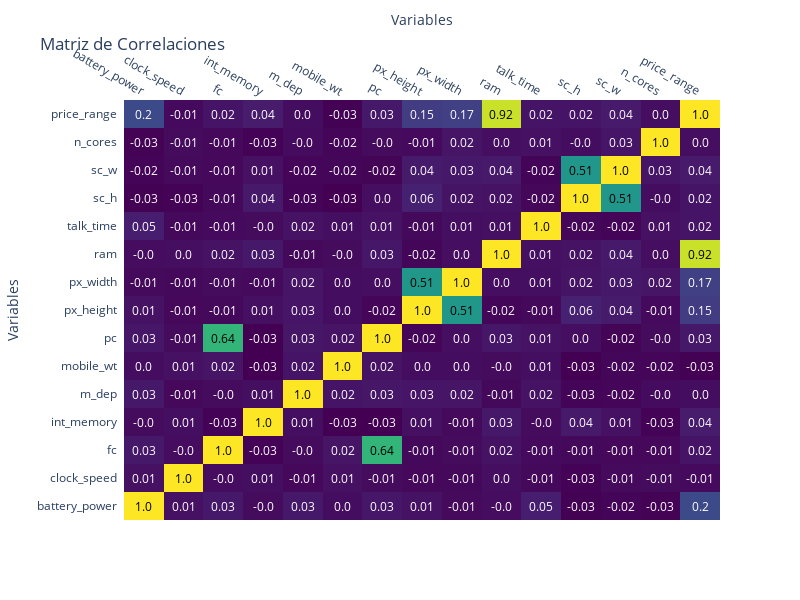

Here is the notebook cell this chart was saved with:
### Markdown cell above
Visualizamos una matriz de correlación entre las diferentes variables numéricas, lo que nos da una impresión rápida de las correlaciones más fuertes (colores más cercanos a un amarillo brillante).

### Code cell
correlation_matrix = df_combined.corr()

fig = ff.create_annotated_heatmap(z=correlation_matrix.values,
                                  x=correlation_matrix.columns.tolist(),
                                  y=correlation_matrix.columns.tolist(),
                                  colorscale='Viridis',
                                  annotation_text=correlation_matrix.values.round(2))

fig.update_layout(width=800, height=600)

fig.update_layout(title_text='Matriz de Correlaciones',
                  xaxis=dict(title='Variables'),
                  yaxis=dict(title='Variables'))


fig.show()

### Figure 1 — Plotly figure (JSON) as saved in the notebook; plotly's stock layout.template omitted (floating-point values rounded to 4 significant figures; data arrays with more than 128 entries replaced by an {"elided": "..."} marker saying what was removed)
{"data": [{"colorscale": [[0, "#440154"], [0.1111, "#482878"], [0.2222, "#3e4989"], [0.3333, "#31688e"], [0.4444, "#26828e"], [0.5556, "#1f9e89"], [0.6667, "#35b779"], [0.7778, "#6ece58"], [0.8889, "#b5de2b"], [1, "#fde725"]], "reversescale": false, "showscale": false, "type": "heatmap", "x": ["battery_power", "clock_speed", "fc", "int_memory", "m_dep", "mobile_wt", "pc", "px_height", "px_width", "ram", "talk_time", "sc_h", "sc_w", "n_cores", "price_range"], "y": ["battery_power", "clock_speed", "fc", "int_memory", "m_dep", "mobile_wt", "pc", "px_height", "px_width", "ram", "talk_time", "sc_h", "sc_w", "n_cores", "price_range"], "z": {"elided": "15x15 float values"}}], "layout": {"annotations": [{"font": {"color": "#000000"}, "showarrow": false, "text": "1.0", "x": "battery_power", "xref": "x", "y": "battery_power", "yref": "y"}, {"font": {"color": "#FFFFFF"}, "showarrow": false, "text": "0.01", "x": "clock_speed", "xref": "x", "y": "battery_power", "yref": "y"}, {"font": {"color": "#FFFFFF"}, "showarrow": false, "text": "0.03", "x": "fc", "xref": "x", "y": "battery_power", "yref": "y"}, {"font": {"color": "#FFFFFF"}, "showarrow": false, "text": "-0.0", "x": "int_memory", "xref": "x", "y": "battery_power", "yref": "y"}, {"font": {"color": "#FFFFFF"}, "showarrow": false, "text": "0.03", "x": "m_dep", "xref": "x", "y": "battery_power", "yref": "y"}, {"font": {"color": "#FFFFFF"}, "showarrow": false, "text": "0.0", "x": "mobile_wt", "xref": "x", "y": "battery_power", "yref": "y"}, {"font": {"color": "#FFFFFF"}, "showarrow": false, "text": "0.03", "x": "pc", "xref": "x", "y": "battery_power", "yref": "y"}, {"font": {"color": "#FFFFFF"}, "showarrow": false, "text": "0.01", "x": "px_height", "xref": "x", "y": "battery_power", "yref": "y"}, {"font": {"color": "#FFFFFF"}, "showarrow": false, "text": "-0.01", "x": "px_width", "xref": "x", "y": "battery_power", "yref": "y"}, {"font": {"color": "#FFFFFF"}, "showarrow": false, "text": "-0.0", "x": "ram", "xref": "x", "y": "battery_power", "yref": "y"}, {"font": {"color": "#FFFFFF"}, "showarrow": false, "text": "0.05", "x": "talk_time", "xref": "x", "y": "battery_power", "yref": "y"}, {"font": {"color": "#FFFFFF"}, "showarrow": false, "text": "-0.03", "x": "sc_h", "xref": "x", "y": "battery_power", "yref": "y"}, {"font": {"color": "#FFFFFF"}, "showarrow": false, "text": "-0.02", "x": "sc_w", "xref": "x", "y": "battery_power", "yref": "y"}, {"font": {"color": "#FFFFFF"}, "showarrow": false, "text": "-0.03", "x": "n_cores", "xref": "x", "y": "battery_power", "yref": "y"}, {"font": {"color": "#FFFFFF"}, "showarrow": false, "text": "0.2", "x": "price_range", "xref": "x", "y": "battery_power", "yref": "y"}, {"font": {"color": "#FFFFFF"}, "showarrow": false, "text": "0.01", "x": "battery_power", "xref": "x", "y": "clock_speed", "yref": "y"}, {"font": {"color": "#000000"}, "showarrow": false, "text": "1.0", "x": "clock_speed", "xref": "x", "y": "clock_speed", "yref": "y"}, {"font": {"color": "#FFFFFF"}, "showarrow": false, "text": "-0.0", "x": "fc", "xref": "x", "y": "clock_speed", "yref": "y"}, {"font": {"color": "#FFFFFF"}, "showarrow": false, "text": "0.01", "x": "int_memory", "xref": "x", "y": "clock_speed", "yref": "y"}, {"font": {"color": "#FFFFFF"}, "showarrow": false, "text": "-0.01", "x": "m_dep", "xref": "x", "y": "clock_speed", "yref": "y"}, {"font": {"color": "#FFFFFF"}, "showarrow": false, "text": "0.01", "x": "mobile_wt", "xref": "x", "y": "clock_speed", "yref": "y"}, {"font": {"color": "#FFFFFF"}, "showarrow": false, "text": "-0.01", "x": "pc", "xref": "x", "y": "clock_speed", "yref": "y"}, {"font": {"color": "#FFFFFF"}, "showarrow": false, "text": "-0.01", "x": "px_height", "xref": "x", "y": "clock_speed", "yref": "y"}, {"font": {"color": "#FFFFFF"}, "showarrow": false, "text": "-0.01", "x": "px_width", "xref": "x", "y": "clock_speed", "yref": "y"}, {"font": {"color": "#FFFFFF"}, "showarrow": false, "text": "0.0", "x": "ram", "xref": "x", "y": "clock_speed", "yref": "y"}, {"font": {"color": "#FFFFFF"}, "showarrow": false, "text": "-0.01", "x": "talk_time", "xref": "x", "y": "clock_speed", "yref": "y"}, {"font": {"color": "#FFFFFF"}, "showarrow": false, "text": "-0.03", "x": "sc_h", "xref": "x", "y": "clock_speed", "yref": "y"}, {"font": {"color": "#FFFFFF"}, "showarrow": false, "text": "-0.01", "x": "sc_w", "xref": "x", "y": "clock_speed", "yref": "y"}, {"font": {"color": "#FFFFFF"}, "showarrow": false, "text": "-0.01", "x": "n_cores", "xref": "x", "y": "clock_speed", "yref": "y"}, {"font": {"color": "#FFFFFF"}, "showarrow": false, "text": "-0.01", "x": "price_range", "xref": "x", "y": "clock_speed", "yref": "y"}, {"font": {"color": "#FFFFFF"}, "showarrow": false, "text": "0.03", "x": "battery_power", "xref": "x", "y": "fc", "yref": "y"}, {"font": {"color": "#FFFFFF"}, "showarrow": false, "text": "-0.0", "x": "clock_speed", "xref": "x", "y": "fc", "yref": "y"}, {"font": {"color": "#000000"}, "showarrow": false, "text": "1.0", "x": "fc", "xref": "x", "y": "fc", "yref": "y"}, {"font": {"color": "#FFFFFF"}, "showarrow": false, "text": "-0.03", "x": "int_memory", "xref": "x", "y": "fc", "yref": "y"}, {"font": {"color": "#FFFFFF"}, "showarrow": false, "text": "-0.0", "x": "m_dep", "xref": "x", "y": "fc", "yref": "y"}, {"font": {"color": "#FFFFFF"}, "showarrow": false, "text": "0.02", "x": "mobile_wt", "xref": "x", "y": "fc", "yref": "y"}, {"font": {"color": "#000000"}, "showarrow": false, "text": "0.64", "x": "pc", "xref": "x", "y": "fc", "yref": "y"}, {"font": {"color": "#FFFFFF"}, "showarrow": false, "text": "-0.01", "x": "px_height", "xref": "x", "y": "fc", "yref": "y"}, {"font": {"color": "#FFFFFF"}, "showarrow": false, "text": "-0.01", "x": "px_width", "xref": "x", "y": "fc", "yref": "y"}, {"font": {"color": "#FFFFFF"}, "showarrow": false, "text": "0.02", "x": "ram", "xref": "x", "y": "fc", "yref": "y"}, {"font": {"color": "#FFFFFF"}, "showarrow": false, "text": "-0.01", "x": "talk_time", "xref": "x", "y": "fc", "yref": "y"}, {"font": {"color": "#FFFFFF"}, "showarrow": false, "text": "-0.01", "x": "sc_h", "xref": "x", "y": "fc", "yref": "y"}, {"font": {"color": "#FFFFFF"}, "showarrow": false, "text": "-0.01", "x": "sc_w", "xref": "x", "y": "fc", "yref": "y"}, {"font": {"color": "#FFFFFF"}, "showarrow": false, "text": "-0.01", "x": "n_cores", "xref": "x", "y": "fc", "yref": "y"}, {"font": {"color": "#FFFFFF"}, "showarrow": false, "text": "0.02", "x": "price_range", "xref": "x", "y": "fc", "yref": "y"}, {"font": {"color": "#FFFFFF"}, "showarrow": false, "text": "-0.0", "x": "battery_power", "xref": "x", "y": "int_memory", "yref": "y"}, {"font": {"color": "#FFFFFF"}, "showarrow": false, "text": "0.01", "x": "clock_speed", "xref": "x", "y": "int_memory", "yref": "y"}, {"font": {"color": "#FFFFFF"}, "showarrow": false, "text": "-0.03", "x": "fc", "xref": "x", "y": "int_memory", "yref": "y"}, {"font": {"color": "#000000"}, "showarrow": false, "text": "1.0", "x": "int_memory", "xref": "x", "y": "int_memory", "yref": "y"}, {"font": {"color": "#FFFFFF"}, "showarrow": false, "text": "0.01", "x": "m_dep", "xref": "x", "y": "int_memory", "yref": "y"}, {"font": {"color": "#FFFFFF"}, "showarrow": false, "text": "-0.03", "x": "mobile_wt", "xref": "x", "y": "int_memory", "yref": "y"}, {"font": {"color": "#FFFFFF"}, "showarrow": false, "text": "-0.03", "x": "pc", "xref": "x", "y": "int_memory", "yref": "y"}, {"font": {"color": "#FFFFFF"}, "showarrow": false, "text": "0.01", "x": "px_height", "xref": "x", "y": "int_memory", "yref": "y"}, {"font": {"color": "#FFFFFF"}, "showarrow": false, "text": "-0.01", "x": "px_width", "xref": "x", "y": "int_memory", "yref": "y"}, {"font": {"color": "#FFFFFF"}, "showarrow": false, "text": "0.03", "x": "ram", "xref": "x", "y": "int_memory", "yref": "y"}, {"font": {"color": "#FFFFFF"}, "showarrow": false, "text": "-0.0", "x": "talk_time", "xref": "x", "y": "int_memory", "yref": "y"}, {"font": {"color": "#FFFFFF"}, "showarrow": false, "text": "0.04", "x": "sc_h", "xref": "x", "y": "int_memory", "yref": "y"}, {"font": {"color": "#FFFFFF"}, "showarrow": false, "text": "0.01", "x": "sc_w", "xref": "x", "y": "int_memory", "yref": "y"}, {"font": {"color": "#FFFFFF"}, "showarrow": false, "text": "-0.03", "x": "n_cores", "xref": "x", "y": "int_memory", "yref": "y"}, {"font": {"color": "#FFFFFF"}, "showarrow": false, "text": "0.04", "x": "price_range", "xref": "x", "y": "int_memory", "yref": "y"}, {"font": {"color": "#FFFFFF"}, "showarrow": false, "text": "0.03", "x": "battery_power", "xref": "x", "y": "m_dep", "yref": "y"}, {"font": {"color": "#FFFFFF"}, "showarrow": false, "text": "-0.01", "x": "clock_speed", "xref": "x", "y": "m_dep", "yref": "y"}, {"font": {"color": "#FFFFFF"}, "showarrow": false, "text": "-0.0", "x": "fc", "xref": "x", "y": "m_dep", "yref": "y"}, {"font": {"color": "#FFFFFF"}, "showarrow": false, "text": "0.01", "x": "int_memory", "xref": "x", "y": "m_dep", "yref": "y"}, {"font": {"color": "#000000"}, "showarrow": false, "text": "1.0", "x": "m_dep", "xref": "x", "y": "m_dep", "yref": "y"}, {"font": {"color": "#FFFFFF"}, "showarrow": false, "text": "0.02", "x": "mobile_wt", "xref": "x", "y": "m_dep", "yref": "y"}, {"font": {"color": "#FFFFFF"}, "showarrow": false, "text": "0.03", "x": "pc", "xref": "x", "y": "m_dep", "yref": "y"}, {"font": {"color": "#FFFFFF"}, "showarrow": false, "text": "0.03", "x": "px_height", "xref": "x", "y": "m_dep", "yref": "y"}, {"font": {"color": "#FFFFFF"}, "showarrow": false, "text": "0.02", "x": "px_width", "xref": "x", "y": "m_dep", "yref": "y"}, {"font": {"color": "#FFFFFF"}, "showarrow": false, "text": "-0.01", "x": "ram", "xref": "x", "y": "m_dep", "yref": "y"}, {"font": {"color": "#FFFFFF"}, "showarrow": false, "text": "0.02", "x": "talk_time", "xref": "x", "y": "m_dep", "yref": "y"}, {"font": {"color": "#FFFFFF"}, "showarrow": false, "text": "-0.03", "x": "sc_h", "xref": "x", "y": "m_dep", "yref": "y"}, {"font": {"color": "#FFFFFF"}, "showarrow": false, "text": "-0.02", "x": "sc_w", "xref": "x", "y": "m_dep", "yref": "y"}, {"font": {"color": "#FFFFFF"}, "showarrow": false, "text": "-0.0", "x": "n_cores", "xref": "x", "y": "m_dep", "yref": "y"}, {"font": {"color": "#FFFFFF"}, "showarrow": false, "text": "0.0", "x": "price_range", "xref": "x", "y": "m_dep", "yref": "y"}, {"font": {"color": "#FFFFFF"}, "showarrow": false, "text": "0.0", "x": "battery_power", "xref": "x", "y": "mobile_wt", "yref": "y"}, {"font": {"color": "#FFFFFF"}, "showarrow": false, "text": "0.01", "x": "clock_speed", "xref": "x", "y": "mobile_wt", "yref": "y"}, {"font": {"color": "#FFFFFF"}, "showarrow": false, "text": "0.02", "x": "fc", "xref": "x", "y": "mobile_wt", "yref": "y"}, {"font": {"color": "#FFFFFF"}, "showarrow": false, "text": "-0.03", "x": "int_memory", "xref": "x", "y": "mobile_wt", "yref": "y"}, {"font": {"color": "#FFFFFF"}, "showarrow": false, "text": "0.02", "x": "m_dep", "xref": "x", "y": "mobile_wt", "yref": "y"}, {"font": {"color": "#000000"}, "showarrow": false, "text": "1.0", "x": "mobile_wt", "xref": "x", "y": "mobile_wt", "yref": "y"}, {"font": {"color": "#FFFFFF"}, "showarrow": false, "text": "0.02", "x": "pc", "xref": "x", "y": "mobile_wt", "yref": "y"}, {"font": {"color": "#FFFFFF"}, "showarrow": false, "text": "0.0", "x": "px_height", "xref": "x", "y": "mobile_wt", "yref": "y"}, {"font": {"color": "#FFFFFF"}, "showarrow": false, "text": "0.0", "x": "px_width", "xref": "x", "y": "mobile_wt", "yref": "y"}, {"font": {"color": "#FFFFFF"}, "showarrow": false, "text": "-0.0", "x": "ram", "xref": "x", "y": "mobile_wt", "yref": "y"}, {"font": {"color": "#FFFFFF"}, "showarrow": false, "text": "0.01", "x": "talk_time", "xref": "x", "y": "mobile_wt", "yref": "y"}, {"font": {"color": "#FFFFFF"}, "showarrow": false, "text": "-0.03", "x": "sc_h", "xref": "x", "y": "mobile_wt", "yref": "y"}, {"font": {"color": "#FFFFFF"}, "showarrow": false, "text": "-0.02", "x": "sc_w", "xref": "x", "y": "mobile_wt", "yref": "y"}, {"font": {"color": "#FFFFFF"}, "showarrow": false, "text": "-0.02", "x": "n_cores", "xref": "x", "y": "mobile_wt", "yref": "y"}, {"font": {"color": "#FFFFFF"}, "showarrow": false, "text": "-0.03", "x": "price_range", "xref": "x", "y": "mobile_wt", "yref": "y"}, {"font": {"color": "#FFFFFF"}, "showarrow": false, "text": "0.03", "x": "battery_power", "xref": "x", "y": "pc", "yref": "y"}, {"font": {"color": "#FFFFFF"}, "showarrow": false, "text": "-0.01", "x": "clock_speed", "xref": "x", "y": "pc", "yref": "y"}, {"font": {"color": "#000000"}, "showarrow": false, "text": "0.64", "x": "fc", "xref": "x", "y": "pc", "yref": "y"}, {"font": {"color": "#FFFFFF"}, "showarrow": false, "text": "-0.03", "x": "int_memory", "xref": "x", "y": "pc", "yref": "y"}, {"font": {"color": "#FFFFFF"}, "showarrow": false, "text": "0.03", "x": "m_dep", "xref": "x", "y": "pc", "yref": "y"}, {"font": {"color": "#FFFFFF"}, "showarrow": false, "text": "0.02", "x": "mobile_wt", "xref": "x", "y": "pc", "yref": "y"}, {"font": {"color": "#000000"}, "showarrow": false, "text": "1.0", "x": "pc", "xref": "x", "y": "pc", "yref": "y"}, {"font": {"color": "#FFFFFF"}, "showarrow": false, "text": "-0.02", "x": "px_height", "xref": "x", "y": "pc", "yref": "y"}, {"font": {"color": "#FFFFFF"}, "showarrow": false, "text": "0.0", "x": "px_width", "xref": "x", "y": "pc", "yref": "y"}, {"font": {"color": "#FFFFFF"}, "showarrow": false, "text": "0.03", "x": "ram", "xref": "x", "y": "pc", "yref": "y"}, {"font": {"color": "#FFFFFF"}, "showarrow": false, "text": "0.01", "x": "talk_time", "xref": "x", "y": "pc", "yref": "y"}, {"font": {"color": "#FFFFFF"}, "showarrow": false, "text": "0.0", "x": "sc_h", "xref": "x", "y": "pc", "yref": "y"}, {"font": {"color": "#FFFFFF"}, "showarrow": false, "text": "-0.02", "x": "sc_w", "xref": "x", "y": "pc", "yref": "y"}, {"font": {"color": "#FFFFFF"}, "showarrow": false, "text": "-0.0", "x": "n_cores", "xref": "x", "y": "pc", "yref": "y"}, {"font": {"color": "#FFFFFF"}, "showarrow": false, "text": "0.03", "x": "price_range", "xref": "x", "y": "pc", "yref": "y"}, {"font": {"color": "#FFFFFF"}, "showarrow": false, "text": "0.01", "x": "battery_power", "xref": "x", "y": "px_height", "yref": "y"}, {"font": {"color": "#FFFFFF"}, "showarrow": false, "text": "-0.01", "x": "clock_speed", "xref": "x", "y": "px_height", "yref": "y"}, {"font": {"color": "#FFFFFF"}, "showarrow": false, "text": "-0.01", "x": "fc", "xref": "x", "y": "px_height", "yref": "y"}, {"font": {"color": "#FFFFFF"}, "showarrow": false, "text": "0.01", "x": "int_memory", "xref": "x", "y": "px_height", "yref": "y"}, {"font": {"color": "#FFFFFF"}, "showarrow": false, "text": "0.03", "x": "m_dep", "xref": "x", "y": "px_height", "yref": "y"}, {"font": {"color": "#FFFFFF"}, "showarrow": false, "text": "0.0", "x": "mobile_wt", "xref": "x", "y": "px_height", "yref": "y"}, {"font": {"color": "#FFFFFF"}, "showarrow": false, "text": "-0.02", "x": "pc", "xref": "x", "y": "px_height", "yref": "y"}, {"font": {"color": "#000000"}, "showarrow": false, "text": "1.0", "x": "px_height", "xref": "x", "y": "px_height", "yref": "y"}, {"font": {"color": "#000000"}, "showarrow": false, "text": "0.51", "x": "px_width", "xref": "x", "y": "px_height", "yref": "y"}, {"font": {"color": "#FFFFFF"}, "showarrow": false, "text": "-0.02", "x": "ram", "xref": "x", "y": "px_height", "yref": "y"}, {"font": {"color": "#FFFFFF"}, "showarrow": false, "text": "-0.01", "x": "talk_time", "xref": "x", "y": "px_height", "yref": "y"}, {"font": {"color": "#FFFFFF"}, "showarrow": false, "text": "0.06", "x": "sc_h", "xref": "x", "y": "px_height", "yref": "y"}, {"font": {"color": "#FFFFFF"}, "showarrow": false, "text": "0.04", "x": "sc_w", "xref": "x", "y": "px_height", "yref": "y"}, {"font": {"color": "#FFFFFF"}, "showarrow": false, "text": "-0.01", "x": "n_cores", "xref": "x", "y": "px_height", "yref": "y"}, {"font": {"color": "#FFFFFF"}, "showarrow": false, "text": "0.15", "x": "price_range", "xref": "x", "y": "px_height", "yref": "y"}, {"font": {"color": "#FFFFFF"}, "showarrow": false, "text": "-0.01", "x": "battery_power", "xref": "x", "y": "px_width", "yref": "y"}, {"font": {"color": "#FFFFFF"}, "showarrow": false, "text": "-0.01", "x": "clock_speed", "xref": "x", "y": "px_width", "yref": "y"}, {"font": {"color": "#FFFFFF"}, "showarrow": false, "text": "-0.01", "x": "fc", "xref": "x", "y": "px_width", "yref": "y"}, {"font": {"color": "#FFFFFF"}, "showarrow": false, "text": "-0.01", "x": "int_memory", "xref": "x", "y": "px_width", "yref": "y"}, {"font": {"color": "#FFFFFF"}, "showarrow": false, "text": "0.02", "x": "m_dep", "xref": "x", "y": "px_width", "yref": "y"}, {"font": {"color": "#FFFFFF"}, "showarrow": false, "text": "0.0", "x": "mobile_wt", "xref": "x", "y": "px_width", "yref": "y"}, {"font": {"color": "#FFFFFF"}, "showarrow": false, "text": "0.0", "x": "pc", "xref": "x", "y": "px_width", "yref": "y"}, {"font": {"color": "#000000"}, "showarrow": false, "text": "0.51", "x": "px_height", "xref": "x", "y": "px_width", "yref": "y"}, {"font": {"color": "#000000"}, "showarrow": false, "text": "1.0", "x": "px_width", "xref": "x", "y": "px_width", "yref": "y"}, {"font": {"color": "#FFFFFF"}, "showarrow": false, "text": "0.0", "x": "ram", "xref": "x", "y": "px_width", "yref": "y"}, {"font": {"color": "#FFFFFF"}, "showarrow": false, "text": "0.01", "x": "talk_time", "xref": "x", "y": "px_width", "yref": "y"}, {"font": {"color": "#FFFFFF"}, "showarrow": false, "text": "0.02", "x": "sc_h", "xref": "x", "y": "px_width", "yref": "y"}, {"font": {"color": "#FFFFFF"}, "showarrow": false, "text": "0.03", "x": "sc_w", "xref": "x", "y": "px_width", "yref": "y"}, {"font": {"color": "#FFFFFF"}, "showarrow": false, "text": "0.02", "x": "n_cores", "xref": "x", "y": "px_width", "yref": "y"}, {"font": {"color": "#FFFFFF"}, "showarrow": false, "text": "0.17", "x": "price_range", "xref": "x", "y": "px_width", "yref": "y"}, {"font": {"color": "#FFFFFF"}, "showarrow": false, "text": "-0.0", "x": "battery_power", "xref": "x", "y": "ram", "yref": "y"}, {"font": {"color": "#FFFFFF"}, "showarrow": false, "text": "0.0", "x": "clock_speed", "xref": "x", "y": "ram", "yref": "y"}, {"font": {"color": "#FFFFFF"}, "showarrow": false, "text": "0.02", "x": "fc", "xref": "x", "y": "ram", "yref": "y"}, {"font": {"color": "#FFFFFF"}, "showarrow": false, "text": "0.03", "x": "int_memory", "xref": "x", "y": "ram", "yref": "y"}, {"font": {"color": "#FFFFFF"}, "showarrow": false, "text": "-0.01", "x": "m_dep", "xref": "x", "y": "ram", "yref": "y"}, {"font": {"color": "#FFFFFF"}, "showarrow": false, "text": "-0.0", "x": "mobile_wt", "xref": "x", "y": "ram", "yref": "y"}, {"font": {"color": "#FFFFFF"}, "showarrow": false, "text": "0.03", "x": "pc", "xref": "x", "y": "ram", "yref": "y"}, {"font": {"color": "#FFFFFF"}, "showarrow": false, "text": "-0.02", "x": "px_height", "xref": "x", "y": "ram", "yref": "y"}, {"font": {"color": "#FFFFFF"}, "showarrow": false, "text": "0.0", "x": "px_width", "xref": "x", "y": "ram", "yref": "y"}, {"font": {"color": "#000000"}, "showarrow": false, "text": "1.0", "x": "ram", "xref": "x", "y": "ram", "yref": "y"}, {"font": {"color": "#FFFFFF"}, "showarrow": false, "text": "0.01", "x": "talk_time", "xref": "x", "y": "ram", "yref": "y"}, {"font": {"color": "#FFFFFF"}, "showarrow": false, "text": "0.02", "x": "sc_h", "xref": "x", "y": "ram", "yref": "y"}, {"font": {"color": "#FFFFFF"}, "showarrow": false, "text": "0.04", "x": "sc_w", "xref": "x", "y": "ram", "yref": "y"}, {"font": {"color": "#FFFFFF"}, "showarrow": false, "text": "0.0", "x": "n_cores", "xref": "x", "y": "ram", "yref": "y"}, {"font": {"color": "#000000"}, "showarrow": false, "text": "0.92", "x": "price_range", "xref": "x", "y": "ram", "yref": "y"}, {"font": {"color": "#FFFFFF"}, "showarrow": false, "text": "0.05", "x": "battery_power", "xref": "x", "y": "talk_time", "yref": "y"}, {"font": {"color": "#FFFFFF"}, "showarrow": false, "text": "-0.01", "x": "clock_speed", "xref": "x", "y": "talk_time", "yref": "y"}, {"font": {"color": "#FFFFFF"}, "showarrow": false, "text": "-0.01", "x": "fc", "xref": "x", "y": "talk_time", "yref": "y"}, {"font": {"color": "#FFFFFF"}, "showarrow": false, "text": "-0.0", "x": "int_memory", "xref": "x", "y": "talk_time", "yref": "y"}, {"font": {"color": "#FFFFFF"}, "showarrow": false, "text": "0.02", "x": "m_dep", "xref": "x", "y": "talk_time", "yref": "y"}, {"font": {"color": "#FFFFFF"}, "showarrow": false, "text": "0.01", "x": "mobile_wt", "xref": "x", "y": "talk_time", "yref": "y"}, {"font": {"color": "#FFFFFF"}, "showarrow": false, "text": "0.01", "x": "pc", "xref": "x", "y": "talk_time", "yref": "y"}, {"font": {"color": "#FFFFFF"}, "showarrow": false, "text": "-0.01", "x": "px_height", "xref": "x", "y": "talk_time", "yref": "y"}, {"font": {"color": "#FFFFFF"}, "showarrow": false, "text": "0.01", "x": "px_width", "xref": "x", "y": "talk_time", "yref": "y"}, {"font": {"color": "#FFFFFF"}, "showarrow": false, "text": "0.01", "x": "ram", "xref": "x", "y": "talk_time", "yref": "y"}, {"font": {"color": "#000000"}, "showarrow": false, "text": "1.0", "x": "talk_time", "xref": "x", "y": "talk_time", "yref": "y"}, {"font": {"color": "#FFFFFF"}, "showarrow": false, "text": "-0.02", "x": "sc_h", "xref": "x", "y": "talk_time", "yref": "y"}, {"font": {"color": "#FFFFFF"}, "showarrow": false, "text": "-0.02", "x": "sc_w", "xref": "x", "y": "talk_time", "yref": "y"}, {"font": {"color": "#FFFFFF"}, "showarrow": false, "text": "0.01", "x": "n_cores", "xref": "x", "y": "talk_time", "yref": "y"}, {"font": {"color": "#FFFFFF"}, "showarrow": false, "text": "0.02", "x": "price_range", "xref": "x", "y": "talk_time", "yref": "y"}, {"font": {"color": "#FFFFFF"}, "showarrow": false, "text": "-0.03", "x": "battery_power", "xref": "x", "y": "sc_h", "yref": "y"}, {"font": {"color": "#FFFFFF"}, "showarrow": false, "text": "-0.03", "x": "clock_speed", "xref": "x", "y": "sc_h", "yref": "y"}, {"font": {"color": "#FFFFFF"}, "showarrow": false, "text": "-0.01", "x": "fc", "xref": "x", "y": "sc_h", "yref": "y"}, {"font": {"color": "#FFFFFF"}, "showarrow": false, "text": "0.04", "x": "int_memory", "xref": "x", "y": "sc_h", "yref": "y"}, {"font": {"color": "#FFFFFF"}, "showarrow": false, "text": "-0.03", "x": "m_dep", "xref": "x", "y": "sc_h", "yref": "y"}, {"font": {"color": "#FFFFFF"}, "showarrow": false, "text": "-0.03", "x": "mobile_wt", "xref": "x", "y": "sc_h", "yref": "y"}, {"font": {"color": "#FFFFFF"}, "showarrow": false, "text": "0.0", "x": "pc", "xref": "x", "y": "sc_h", "yref": "y"}, {"font": {"color": "#FFFFFF"}, "showarrow": false, "text": "0.06", "x": "px_height", "xref": "x", "y": "sc_h", "yref": "y"}, {"font": {"color": "#FFFFFF"}, "showarrow": false, "text": "0.02", "x": "px_width", "xref": "x", "y": "sc_h", "yref": "y"}, {"font": {"color": "#FFFFFF"}, "showarrow": false, "text": "0.02", "x": "ram", "xref": "x", "y": "sc_h", "yref": "y"}, {"font": {"color": "#FFFFFF"}, "showarrow": false, "text": "-0.02", "x": "talk_time", "xref": "x", "y": "sc_h", "yref": "y"}, {"font": {"color": "#000000"}, "showarrow": false, "text": "1.0", "x": "sc_h", "xref": "x", "y": "sc_h", "yref": "y"}, {"font": {"color": "#000000"}, "showarrow": false, "text": "0.51", "x": "sc_w", "xref": "x", "y": "sc_h", "yref": "y"}, {"font": {"color": "#FFFFFF"}, "showarrow": false, "text": "-0.0", "x": "n_cores", "xref": "x", "y": "sc_h", "yref": "y"}, {"font": {"color": "#FFFFFF"}, "showarrow": false, "text": "0.02", "x": "price_range", "xref": "x", "y": "sc_h", "yref": "y"}, {"font": {"color": "#FFFFFF"}, "showarrow": false, "text": "-0.02", "x": "battery_power", "xref": "x", "y": "sc_w", "yref": "y"}, {"font": {"color": "#FFFFFF"}, "showarrow": false, "text": "-0.01", "x": "clock_speed", "xref": "x", "y": "sc_w", "yref": "y"}, {"font": {"color": "#FFFFFF"}, "showarrow": false, "text": "-0.01", "x": "fc", "xref": "x", "y": "sc_w", "yref": "y"}, {"font": {"color": "#FFFFFF"}, "showarrow": false, "text": "0.01", "x": "int_memory", "xref": "x", "y": "sc_w", "yref": "y"}, {"font": {"color": "#FFFFFF"}, "showarrow": false, "text": "-0.02", "x": "m_dep", "xref": "x", "y": "sc_w", "yref": "y"}, {"font": {"color": "#FFFFFF"}, "showarrow": false, "text": "-0.02", "x": "mobile_wt", "xref": "x", "y": "sc_w", "yref": "y"}, {"font": {"color": "#FFFFFF"}, "showarrow": false, "text": "-0.02", "x": "pc", "xref": "x", "y": "sc_w", "yref": "y"}, {"font": {"color": "#FFFFFF"}, "showarrow": false, "text": "0.04", "x": "px_height", "xref": "x", "y": "sc_w", "yref": "y"}, {"font": {"color": "#FFFFFF"}, "showarrow": false, "text": "0.03", "x": "px_width", "xref": "x", "y": "sc_w", "yref": "y"}, {"font": {"color": "#FFFFFF"}, "showarrow": false, "text": "0.04", "x": "ram", "xref": "x", "y": "sc_w", "yref": "y"}, {"font": {"color": "#FFFFFF"}, "showarrow": false, "text": "-0.02", "x": "talk_time", "xref": "x", "y": "sc_w", "yref": "y"}, {"font": {"color": "#000000"}, "showarrow": false, "text": "0.51", "x": "sc_h", "xref": "x", "y": "sc_w", "yref": "y"}, {"font": {"color": "#000000"}, "showarrow": false, "text": "1.0", "x": "sc_w", "xref": "x", "y": "sc_w", "yref": "y"}, {"font": {"color": "#FFFFFF"}, "showarrow": false, "text": "0.03", "x": "n_cores", "xref": "x", "y": "sc_w", "yref": "y"}, {"font": {"color": "#FFFFFF"}, "showarrow": false, "text": "0.04", "x": "price_range", "xref": "x", "y": "sc_w", "yref": "y"}, {"font": {"color": "#FFFFFF"}, "showarrow": false, "text": "-0.03", "x": "battery_power", "xref": "x", "y": "n_cores", "yref": "y"}, {"font": {"color": "#FFFFFF"}, "showarrow": false, "text": "-0.01", "x": "clock_speed", "xref": "x", "y": "n_cores", "yref": "y"}, {"font": {"color": "#FFFFFF"}, "showarrow": false, "text": "-0.01", "x": "fc", "xref": "x", "y": "n_cores", "yref": "y"}, {"font": {"color": "#FFFFFF"}, "showarrow": false, "text": "-0.03", "x": "int_memory", "xref": "x", "y": "n_cores", "yref": "y"}, {"font": {"color": "#FFFFFF"}, "showarrow": false, "text": "-0.0", "x": "m_dep", "xref": "x", "y": "n_cores", "yref": "y"}, {"font": {"color": "#FFFFFF"}, "showarrow": false, "text": "-0.02", "x": "mobile_wt", "xref": "x", "y": "n_cores", "yref": "y"}, {"font": {"color": "#FFFFFF"}, "showarrow": false, "text": "-0.0", "x": "pc", "xref": "x", "y": "n_cores", "yref": "y"}, {"font": {"color": "#FFFFFF"}, "showarrow": false, "text": "-0.01", "x": "px_height", "xref": "x", "y": "n_cores", "yref": "y"}, {"font": {"color": "#FFFFFF"}, "showarrow": false, "text": "0.02", "x": "px_width", "xref": "x", "y": "n_cores", "yref": "y"}, {"font": {"color": "#FFFFFF"}, "showarrow": false, "text": "0.0", "x": "ram", "xref": "x", "y": "n_cores", "yref": "y"}, {"font": {"color": "#FFFFFF"}, "showarrow": false, "text": "0.01", "x": "talk_time", "xref": "x", "y": "n_cores", "yref": "y"}, {"font": {"color": "#FFFFFF"}, "showarrow": false, "text": "-0.0", "x": "sc_h", "xref": "x", "y": "n_cores", "yref": "y"}, {"font": {"color": "#FFFFFF"}, "showarrow": false, "text": "0.03", "x": "sc_w", "xref": "x", "y": "n_cores", "yref": "y"}, {"font": {"color": "#000000"}, "showarrow": false, "text": "1.0", "x": "n_cores", "xref": "x", "y": "n_cores", "yref": "y"}, {"font": {"color": "#FFFFFF"}, "showarrow": false, "text": "0.0", "x": "price_range", "xref": "x", "y": "n_cores", "yref": "y"}, {"font": {"color": "#FFFFFF"}, "showarrow": false, "text": "0.2", "x": "battery_power", "xref": "x", "y": "price_range", "yref": "y"}, {"font": {"color": "#FFFFFF"}, "showarrow": false, "text": "-0.01", "x": "clock_speed", "xref": "x", "y": "price_range", "yref": "y"}, {"font": {"color": "#FFFFFF"}, "showarrow": false, "text": "0.02", "x": "fc", "xref": "x", "y": "price_range", "yref": "y"}, {"font": {"color": "#FFFFFF"}, "showarrow": false, "text": "0.04", "x": "int_memory", "xref": "x", "y": "price_range", "yref": "y"}, {"font": {"color": "#FFFFFF"}, "showarrow": false, "text": "0.0", "x": "m_dep", "xref": "x", "y": "price_range", "yref": "y"}, {"font": {"color": "#FFFFFF"}, "showarrow": false, "text": "-0.03", "x": "mobile_wt", "xref": "x", "y": "price_range", "yref": "y"}, {"font": {"color": "#FFFFFF"}, "showarrow": false, "text": "0.03", "x": "pc", "xref": "x", "y": "price_range", "yref": "y"}, {"font": {"color": "#FFFFFF"}, "showarrow": false, "text": "0.15", "x": "px_height", "xref": "x", "y": "price_range", "yref": "y"}, {"font": {"color": "#FFFFFF"}, "showarrow": false, "text": "0.17", "x": "px_width", "xref": "x", "y": "price_range", "yref": "y"}, {"font": {"color": "#000000"}, "showarrow": false, "text": "0.92", "x": "ram", "xref": "x", "y": "price_range", "yref": "y"}, {"font": {"color": "#FFFFFF"}, "showarrow": false, "text": "0.02", "x": "talk_time", "xref": "x", "y": "price_range", "yref": "y"}, {"font": {"color": "#FFFFFF"}, "showarrow": false, "text": "0.02", "x": "sc_h", "xref": "x", "y": "price_range", "yref": "y"}, {"font": {"color": "#FFFFFF"}, "showarrow": false, "text": "0.04", "x": "sc_w", "xref": "x", "y": "price_range", "yref": "y"}, {"font": {"color": "#FFFFFF"}, "showarrow": false, "text": "0.0", "x": "n_cores", "xref": "x", "y": "price_range", "yref": "y"}, {"font": {"color": "#000000"}, "showarrow": false, "text": "1.0", "x": "price_range", "xref": "x", "y": "price_range", "yref": "y"}], "height": 600, "title": {"text": "Matriz de Correlaciones"}, "width": 800, "xaxis": {"dtick": 1, "gridcolor": "rgb(0, 0, 0)", "side": "top", "ticks": "", "title": {"text": "Variables"}}, "yaxis": {"dtick": 1, "ticks": "", "ticksuffix": "  ", "title": {"text": "Variables"}}}}
